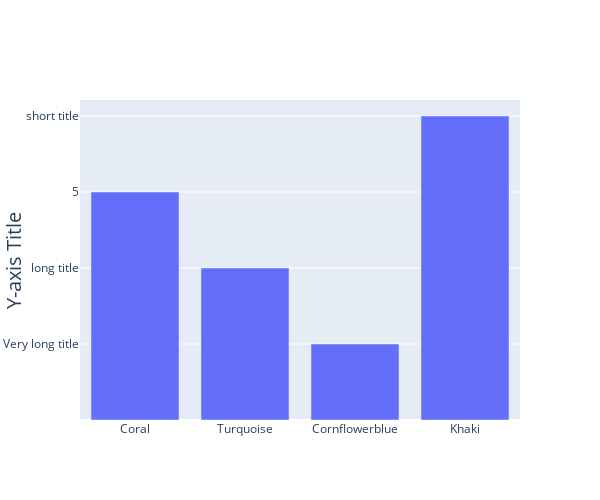

Here is the notebook cell this chart was saved with:
### Markdown cell above
### Automatically changing Margins in plotly

### Code cell
import plotly.graph_objects as go


fig = go.Figure()

fig.add_trace(go.Bar(
    x=["Coral", "Turquoise", "Cornflowerblue", "Khaki"],
    y=[6, 4, 2, 8]
))

fig.update_layout(
    autosize=False,
    width=600,
    height=500,
    yaxis=dict(
        title_text="Y-axis Title",
        ticktext=["Very long title", "long title", "5", "short title"],
        tickvals=[2, 4, 6, 8],
        tickmode="array",
        titlefont=dict(size=20),
    )
)

fig.update_yaxes(automargin=False)

fig.show()

### Figure 1 — Plotly figure (JSON) as saved in the notebook; plotly's stock layout.template omitted (floating-point values rounded to 4 significant figures)
{"data": [{"type": "bar", "x": ["Coral", "Turquoise", "Cornflowerblue", "Khaki"], "y": [6, 4, 2, 8]}], "layout": {"autosize": false, "height": 500, "width": 600, "yaxis": {"automargin": false, "tickmode": "array", "ticktext": ["Very long title", "long title", "5", "short title"], "tickvals": [2, 4, 6, 8], "title": {"font": {"size": 20}, "text": "Y-axis Title"}}}}
